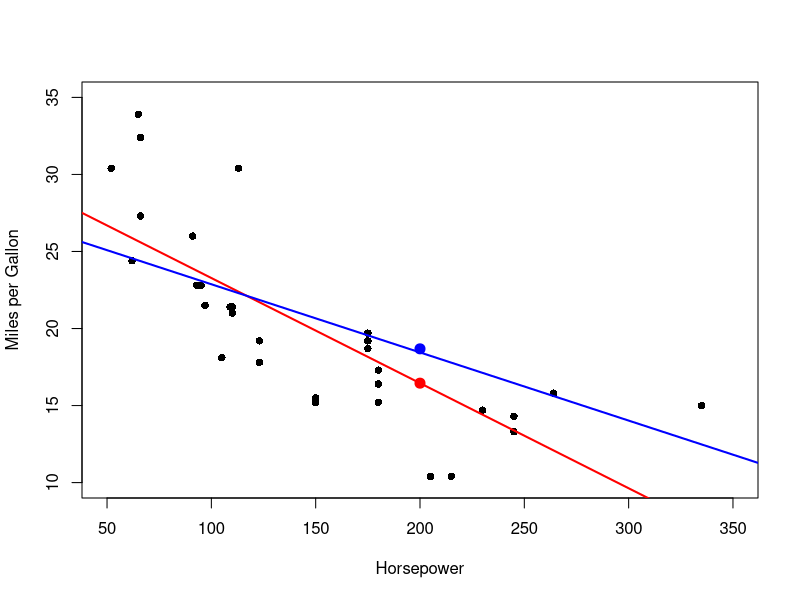

Write the R code that produced this figure.
## ---- chunk 1
knitr::opts_chunk$set(echo = FALSE)
## ---- chunk 2
head(mtcars)
## ---- chunk 3
model1 <- lm(mpg ~ hp, data = mtcars)
model2 <- lm(mpg ~ hp + factor(cyl) + factor(am), data = mtcars)
hpInput <- 200
amInput <- 1
cylInput <- 6
model1pred <- predict(model1, newdata = data.frame(hp = hpInput))
model2pred <- predict(model2, newdata = data.frame(hp = hpInput, 
        cyl = cylInput, am = amInput))
plot(mtcars$hp, mtcars$mpg, xlab = "Horsepower", ylab = "Miles per Gallon",
        pch = 16, xlim = c(50,350), ylim = c(10,35)) +
abline(model1,col = "red", lwd = 2)+
abline(model2, col = "blue", lwd = 2)+
points(hpInput, model1pred, col = "red", pch = 20, cex = 2)+
points(hpInput, model2pred, col = "blue", pch = 20, cex = 2)
